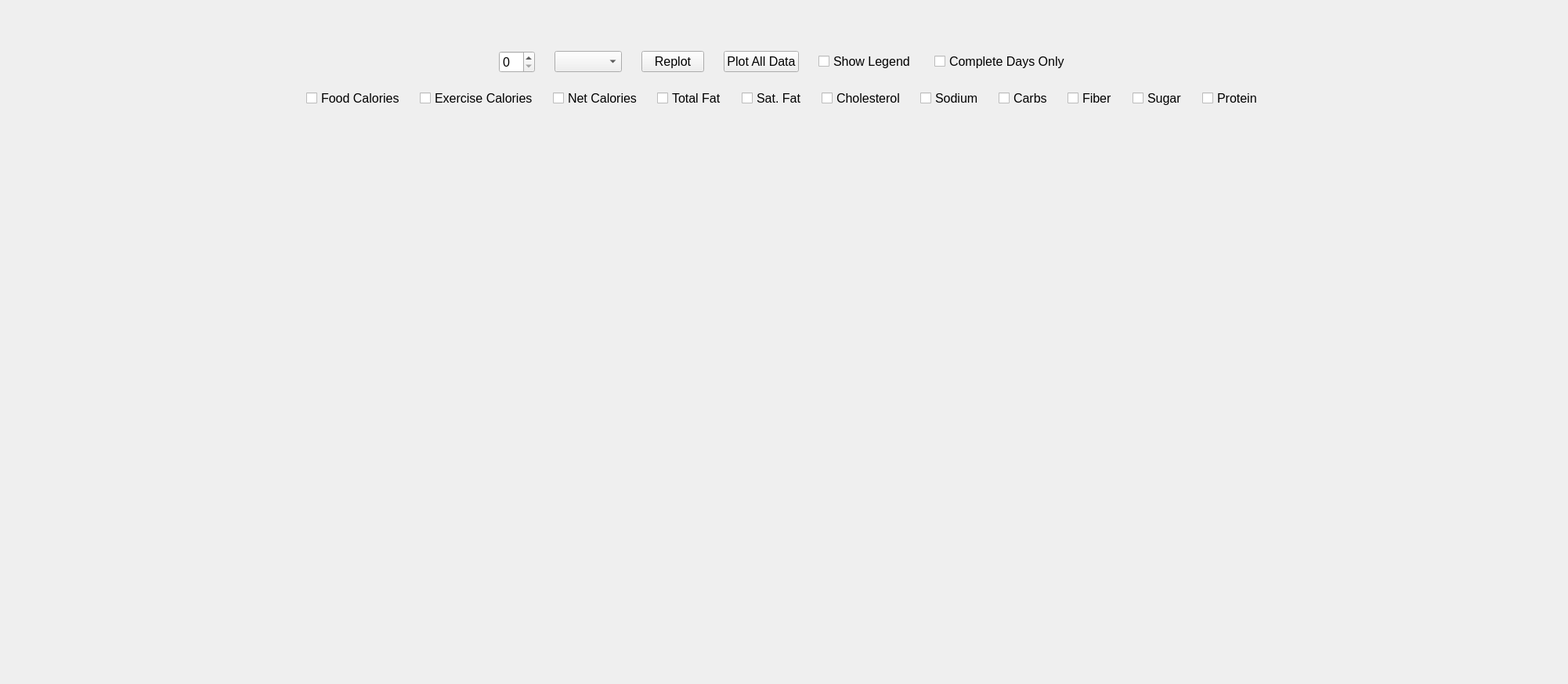
      <widget class="QWidget" name="tabGraphs">
       <attribute name="title">
        <string>Graphs</string>
       </attribute>
       <layout class="QHBoxLayout" name="horizontalLayout_15" stretch="1,4,1">
        <property name="topMargin">
         <number>25</number>
        </property>
        <property name="bottomMargin">
         <number>25</number>
        </property>
        <item>
         <spacer name="horizontalSpacer_23">
          <property name="orientation">
           <enum>Qt::Horizontal</enum>
          </property>
          <property name="sizeHint" stdset="0">
           <size>
            <width>290</width>
            <height>20</height>
           </size>
          </property>
         </spacer>
        </item>
        <item>
         <layout class="QVBoxLayout" name="verticalLayout_19">
          <property name="spacing">
           <number>20</number>
          </property>
          <item>
           <spacer name="verticalSpacer_12">
            <property name="orientation">
             <enum>Qt::Vertical</enum>
            </property>
            <property name="sizeHint" stdset="0">
             <size>
              <width>20</width>
              <height>40</height>
             </size>
            </property>
           </spacer>
          </item>
          <item>
           <layout class="QHBoxLayout" name="horizontalLayout_14">
            <property name="spacing">
             <number>25</number>
            </property>
            <item>
             <spacer name="horizontalSpacer_12">
              <property name="orientation">
               <enum>Qt::Horizontal</enum>
              </property>
              <property name="sizeHint" stdset="0">
               <size>
                <width>40</width>
                <height>20</height>
               </size>
              </property>
             </spacer>
            </item>
            <item>
             <widget class="QSpinBox" name="spinBoxPlotDuration">
              <property name="font">
               <font>
                <pointsize>12</pointsize>
               </font>
              </property>
             </widget>
            </item>
            <item>
             <widget class="QComboBox" name="comboBoxPlotTimeUnits">
              <property name="font">
               <font>
                <pointsize>12</pointsize>
               </font>
              </property>
             </widget>
            </item>
            <item>
             <widget class="QPushButton" name="buttonReplotNutrientData">
              <property name="font">
               <font>
                <pointsize>12</pointsize>
               </font>
              </property>
              <property name="text">
               <string>Replot</string>
              </property>
             </widget>
            </item>
            <item>
             <widget class="QPushButton" name="buttonPlotAllNutrientData">
              <property name="font">
               <font>
                <pointsize>12</pointsize>
               </font>
              </property>
              <property name="text">
               <string>Plot All Data</string>
              </property>
             </widget>
            </item>
            <item>
             <widget class="QCheckBox" name="checkBoxShowLegend">
              <property name="font">
               <font>
                <pointsize>12</pointsize>
               </font>
              </property>
              <property name="text">
               <string>Show Legend</string>
              </property>
             </widget>
            </item>
            <item>
             <widget class="QCheckBox" name="checkBoxCompleteDaysOnly">
              <property name="font">
               <font>
                <pointsize>12</pointsize>
               </font>
              </property>
              <property name="text">
               <string>Complete Days Only</string>
              </property>
             </widget>
            </item>
            <item>
             <spacer name="horizontalSpacer_13">
              <property name="orientation">
               <enum>Qt::Horizontal</enum>
              </property>
              <property name="sizeHint" stdset="0">
               <size>
                <width>40</width>
                <height>20</height>
               </size>
              </property>
             </spacer>
            </item>
           </layout>
          </item>
          <item>
           <layout class="QHBoxLayout" name="horizontalLayout_13">
            <property name="spacing">
             <number>20</number>
            </property>
            <item>
             <spacer name="horizontalSpacer_18">
              <property name="orientation">
               <enum>Qt::Horizontal</enum>
              </property>
              <property name="sizeHint" stdset="0">
               <size>
                <width>40</width>
                <height>20</height>
               </size>
              </property>
             </spacer>
            </item>
            <item>
             <widget class="QCheckBox" name="checkBoxFoodCalories">
              <property name="font">
               <font>
                <pointsize>12</pointsize>
               </font>
              </property>
              <property name="text">
               <string>Food Calories</string>
              </property>
             </widget>
            </item>
            <item>
             <widget class="QCheckBox" name="checkBoxExerciseCalories">
              <property name="font">
               <font>
                <pointsize>12</pointsize>
               </font>
              </property>
              <property name="text">
               <string>Exercise Calories</string>
              </property>
             </widget>
            </item>
            <item>
             <widget class="QCheckBox" name="checkBoxNetCalories">
              <property name="font">
               <font>
                <pointsize>12</pointsize>
               </font>
              </property>
              <property name="text">
               <string>Net Calories</string>
              </property>
             </widget>
            </item>
            <item>
             <widget class="QCheckBox" name="checkBoxTotFat">
              <property name="font">
               <font>
                <pointsize>12</pointsize>
               </font>
              </property>
              <property name="text">
               <string>Total Fat</string>
              </property>
             </widget>
            </item>
            <item>
             <widget class="QCheckBox" name="checkBoxSatFat">
              <property name="font">
               <font>
                <pointsize>12</pointsize>
               </font>
              </property>
              <property name="text">
               <string>Sat. Fat</string>
              </property>
             </widget>
            </item>
            <item>
             <widget class="QCheckBox" name="checkBoxCholesterol">
              <property name="font">
               <font>
                <pointsize>12</pointsize>
               </font>
              </property>
              <property name="text">
               <string>Cholesterol</string>
              </property>
             </widget>
            </item>
            <item>
             <widget class="QCheckBox" name="checkBoxSodium">
              <property name="font">
               <font>
                <pointsize>12</pointsize>
               </font>
              </property>
              <property name="text">
               <string>Sodium</string>
              </property>
             </widget>
            </item>
            <item>
             <widget class="QCheckBox" name="checkBoxCarbs">
              <property name="font">
               <font>
                <pointsize>12</pointsize>
               </font>
              </property>
              <property name="text">
               <string>Carbs</string>
              </property>
             </widget>
            </item>
            <item>
             <widget class="QCheckBox" name="checkBoxFiber">
              <property name="font">
               <font>
                <pointsize>12</pointsize>
               </font>
              </property>
              <property name="text">
               <string>Fiber</string>
              </property>
             </widget>
            </item>
            <item>
             <widget class="QCheckBox" name="checkBoxSugar">
              <property name="font">
               <font>
                <pointsize>12</pointsize>
               </font>
              </property>
              <property name="text">
               <string>Sugar</string>
              </property>
             </widget>
            </item>
            <item>
             <widget class="QCheckBox" name="checkBoxProtein">
              <property name="font">
               <font>
                <pointsize>12</pointsize>
               </font>
              </property>
              <property name="text">
               <string>Protein</string>
              </property>
             </widget>
            </item>
            <item>
             <spacer name="horizontalSpacer_22">
              <property name="orientation">
               <enum>Qt::Horizontal</enum>
              </property>
              <property name="sizeHint" stdset="0">
               <size>
                <width>40</width>
                <height>20</height>
               </size>
              </property>
             </spacer>
            </item>
           </layout>
          </item>
          <item>
           <widget class="QCustomPlot" name="customPlot" native="true">
            <property name="minimumSize">
             <size>
              <width>1400</width>
              <height>650</height>
             </size>
            </property>
           </widget>
          </item>
          <item>
           <spacer name="verticalSpacer_13">
            <property name="orientation">
             <enum>Qt::Vertical</enum>
            </property>
            <property name="sizeHint" stdset="0">
             <size>
              <width>20</width>
              <height>40</height>
             </size>
            </property>
           </spacer>
          </item>
         </layout>
        </item>
        <item>
         <spacer name="horizontalSpacer_24">
          <property name="orientation">
           <enum>Qt::Horizontal</enum>
          </property>
          <property name="sizeHint" stdset="0">
           <size>
            <width>290</width>
            <height>20</height>
           </size>
          </property>
         </spacer>
        </item>
       </layout>
      </widget>
